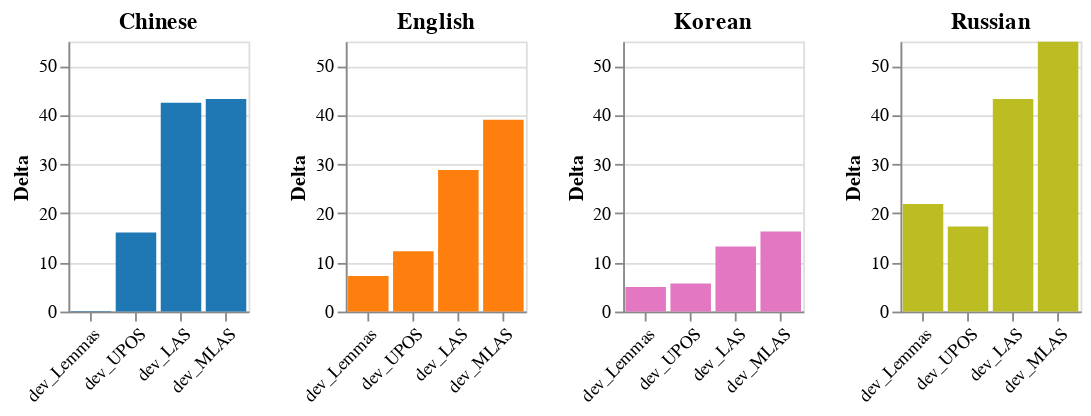

The notebook cell saved with this chart:
### Code cell
selected = charts[:2] + [charts[6]] + [charts[8]]

alt.hconcat(*selected)

### Figure 1 — Vega-Lite specification as saved in the notebook (floating-point values rounded to 4 significant figures)
{"config": {"view": {"continuousWidth": 300, "continuousHeight": 300}}, "hconcat": [{"data": {"name": "data-eaeff412de240c55419217cb4e1e9cac"}, "mark": {"type": "bar", "color": "#1f77b4"}, "encoding": {"tooltip": [{"field": "Task", "type": "nominal"}, {"field": "Delta", "type": "quantitative"}, {"field": "Language", "type": "nominal"}], "x": {"axis": {"labelAngle": -45, "title": null}, "field": "Task", "sort": null, "type": "nominal"}, "y": {"field": "Delta", "scale": {"domain": [0, 55]}, "type": "quantitative"}}, "height": 150, "title": "Chinese", "width": 100}, {"data": {"name": "data-e8973e591b8cdb0ae33916f90d59481d"}, "mark": {"type": "bar", "color": "#ff7f0e"}, "encoding": {"tooltip": [{"field": "Task", "type": "nominal"}, {"field": "Delta", "type": "quantitative"}, {"field": "Language", "type": "nominal"}], "x": {"axis": {"labelAngle": -45, "title": null}, "field": "Task", "sort": null, "type": "nominal"}, "y": {"field": "Delta", "scale": {"domain": [0, 55]}, "type": "quantitative"}}, "height": 150, "title": "English", "width": 100}, {"data": {"name": "data-513438d2b51ad52805de74dd0182c3c7"}, "mark": {"type": "bar", "color": "#e377c2"}, "encoding": {"tooltip": [{"field": "Task", "type": "nominal"}, {"field": "Delta", "type": "quantitative"}, {"field": "Language", "type": "nominal"}], "x": {"axis": {"labelAngle": -45, "title": null}, "field": "Task", "sort": null, "type": "nominal"}, "y": {"field": "Delta", "scale": {"domain": [0, 55]}, "type": "quantitative"}}, "height": 150, "title": "Korean", "width": 100}, {"data": {"name": "data-bb2ecbec29175fb2a8b2c1edbb8f4853"}, "mark": {"type": "bar", "color": "#bcbd22"}, "encoding": {"tooltip": [{"field": "Task", "type": "nominal"}, {"field": "Delta", "type": "quantitative"}, {"field": "Language", "type": "nominal"}], "x": {"axis": {"labelAngle": -45, "title": null}, "field": "Task", "sort": null, "type": "nominal"}, "y": {"field": "Delta", "scale": {"domain": [0, 55]}, "type": "quantitative"}}, "height": 150, "title": "Russian", "width": 100}], "$schema": "https://vega.github.io/schema/vega-lite/v5.20.1.json", "datasets": {"data-eaeff412de240c55419217cb4e1e9cac": [{"Language": "Chinese", "Task": "dev_Lemmas", "Delta": 0.1115}, {"Language": "Chinese", "Task": "dev_UPOS", "Delta": 16.09}, {"Language": "Chinese", "Task": "dev_LAS", "Delta": 42.52}, {"Language": "Chinese", "Task": "dev_MLAS", "Delta": 43.3}], "data-e8973e591b8cdb0ae33916f90d59481d": [{"Language": "English", "Task": "dev_Lemmas", "Delta": 7.238}, {"Language": "English", "Task": "dev_UPOS", "Delta": 12.28}, {"Language": "English", "Task": "dev_LAS", "Delta": 28.81}, {"Language": "English", "Task": "dev_MLAS", "Delta": 39.07}], "data-513438d2b51ad52805de74dd0182c3c7": [{"Language": "Korean", "Task": "dev_Lemmas", "Delta": 5.004}, {"Language": "Korean", "Task": "dev_UPOS", "Delta": 5.711}, {"Language": "Korean", "Task": "dev_LAS", "Delta": 13.27}, {"Language": "Korean", "Task": "dev_MLAS", "Delta": 16.29}], "data-bb2ecbec29175fb2a8b2c1edbb8f4853": [{"Language": "Russian", "Task": "dev_Lemmas", "Delta": 21.9}, {"Language": "Russian", "Task": "dev_UPOS", "Delta": 17.31}, {"Language": "Russian", "Task": "dev_LAS", "Delta": 43.3}, {"Language": "Russian", "Task": "dev_MLAS", "Delta": 54.96}]}}
